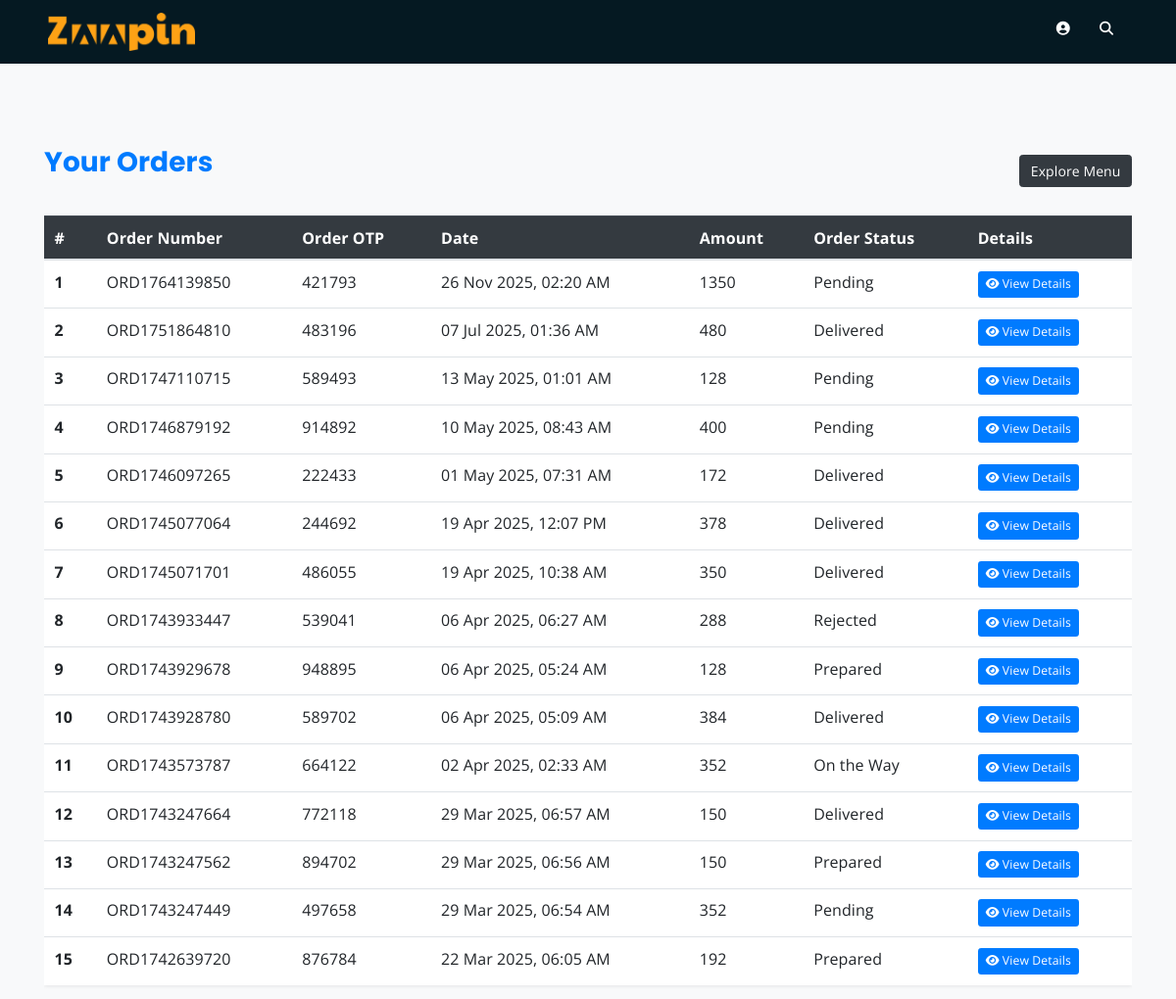
Page /user_zappin/order_history.php (signed in) on the committed database.
### tables this page shows
CREATE TABLE `orders` (
  `order_id` int(11) NOT NULL,
  `order_number` varchar(20) NOT NULL,
  `customer_id` int(11) NOT NULL,
  `resid` int(11) NOT NULL,
  `coupen_id` int(11) DEFAULT NULL,
  `subtotal` int(11) NOT NULL,
  `total` int(11) NOT NULL,
  `discount` int(11) NOT NULL,
  `total_items` int(11) NOT NULL,
  `payment_method` enum('card','COD','upi','paypal') NOT NULL DEFAULT 'COD',
  `payment_status` enum('Pending','Complete','Failed') NOT NULL DEFAULT 'Pending',
  `delivery_status` varchar(10) DEFAULT '1',
  `delivery_boy_id` int(11) DEFAULT NULL,
  `order_otp` int(6) NOT NULL,
  `created_at` timestamp NOT NULL DEFAULT current_timestamp()
);

### user_zappin/order_history.php (the view, shortened to what this page needs)
<?php include("../config.php"); ?>
<html lang="en">
<head>
    <link rel="stylesheet" href="assets/css/all.min.css">
    <link rel="stylesheet" href="assets/bootstrap/css/bootstrap.min.css">
    <link rel="stylesheet" href="assets/css/owl.carousel.css">
    <link rel="stylesheet" href="assets/css/magnific-popup.css">
    <link rel="stylesheet" href="assets/css/animate.css">
    <link rel="stylesheet" href="assets/css/meanmenu.min.css">
    <link rel="stylesheet" href="assets/css/main.css">
    <link rel="stylesheet" href="assets/css/responsive.css">
    <link rel="stylesheet" href="https://cdnjs.cloudflare.com/ajax/libs/font-awesome/6.7.2/css/all.min.css"  />
</head>
<body class="bg-light">
    <?php include('header-2.php') ?>
    <div class=" cart-section container mt-150"  >
        <div class="d-flex justify-content-between align-items-center mb-4">
            <h3 class="text-primary">Your Orders</h3>
            <a href="index.php" class="btn btn-dark">Explore Menu</a>
        </div>
        <div class="table-responsive">
        <table class="table bg-white shadow-sm p-2">
  <thead class="table-dark">
    <tr>
        <th scope="col">#</th>
      <th scope="col">Order Number</th>
      <th scope="col">Order OTP</th>
      <th scope="col">Date</th>
      <th scope="col">Amount</th>
      <th scope="col">Order Status</th>
      <th>Details</th>
    </tr>
  </thead>
  <tbody>
        <?php
        if(isset($_SESSION['user_id'])){
            $id = $_SESSION['user_id'];
            $res = mysqli_query($conn, "SELECT * FROM orders WHERE customer_id = $id ORDER BY order_id DESC");
        }
        if(mysqli_num_rows($res) > 0){
            $count=1;
            while($row = mysqli_fetch_assoc($res)) {
                $order_status = $row['delivery_status'];
                switch ($order_status) {
                    case '1': $order_status_text = "Pending"; break;
                    case '3': $order_status_text = "Rejected";  break;
                    case '4': $order_status_text = "Prepared";  break;
                    case '5': $order_status_text = "On the Way"; break;
                    case '6': $order_status_text = "Delivered"; break;
                }
        ?>
        <tr>
        <th scope="row"><?php echo $count ?></th>
      <td ><?php echo $row['order_number']; ?></td>
      <td><?php echo $row['order_otp']; ?></td>
      <td><?php echo date('d M Y, h:i A', strtotime($row['created_at'])); ?></td>
      <td><?php echo $row['total']; ?></td>
      <td><span><?php echo $order_status_text; ?></span></td>
      <td> <a href="order_items.php?order_id=<?php echo $row['order_id']; ?>" class="btn btn-primary btn-sm">
                            <i class="fa fa-eye"></i> View Details
                        </a></td>
    </tr>
            <?php
        $count++;}
        } ?>
    </div>
</body>
</html>

### user_zappin/assets/css/main.css (style rules this page uses)
html { font-size: 14px; font-weight: 400; line-height: 28px; height: 100%; }
body { font-family: "Open Sans", sans-serif; font-weight: 400; font-size: 1rem; letter-spacing: 0.1px; line-height: 1.8; color: #051922; overflow-x: hidden; }
a { cursor: pointer; text-decoration: none; -webkit-transition: all 0.2s ease-in-out; -o-transition: all 0.2s ease-in-out; transition: all 0.2s ease-in-out; }
h1, .h1, h2, .h2, h3, .h3, h4, .h4, h5, .h5, h6, .h6 { font-family: "Poppins", sans-serif; font-weight: 700; margin: 0 0 1.25rem 0; color: #051922; }
h3, .h3 { font-size: 2rem; font-weight: 700; line-height: 2.25rem; }
.mt-150 { margin-top: 150px; }
html, body { height: 100%; }
thead { border-bottom: 1px solid #eee; }

### rows in the picture
orders: order_number "ORD1764139850", order_otp "421793", created_at "26 Nov 2025, 02:20 AM", total "1350", delivery_status "Pending"
orders: order_number "ORD1751864810", order_otp "483196", created_at "07 Jul 2025, 01:36 AM", total "480", delivery_status "Delivered"
orders: order_number "ORD1747110715", order_otp "589493", created_at "13 May 2025, 01:01 AM", total "128", delivery_status "Pending"
orders: order_number "ORD1746879192", order_otp "914892", created_at "10 May 2025, 08:43 AM", total "400", delivery_status "Pending"
orders: order_number "ORD1746097265", order_otp "222433", created_at "01 May 2025, 07:31 AM", total "172", delivery_status "Delivered"
orders: order_number "ORD1745077064", order_otp "244692", created_at "19 Apr 2025, 12:07 PM", total "378", delivery_status "Delivered"
orders: order_number "ORD1745071701", order_otp "486055", created_at "19 Apr 2025, 10:38 AM", total "350", delivery_status "Delivered"
orders: order_number "ORD1743933447", order_otp "539041", created_at "06 Apr 2025, 06:27 AM", total "288", delivery_status "Rejected"
orders: order_number "ORD1743929678", order_otp "948895", created_at "06 Apr 2025, 05:24 AM", total "128", delivery_status "Prepared"
orders: order_number "ORD1743928780", order_otp "589702", created_at "06 Apr 2025, 05:09 AM", total "384", delivery_status "Delivered"
orders: order_number "ORD1743573787", order_otp "664122", created_at "02 Apr 2025, 02:33 AM", total "352", delivery_status "On the Way"
orders: order_number "ORD1743247664", order_otp "772118", created_at "29 Mar 2025, 06:57 AM", total "150", delivery_status "Delivered"
orders: order_number "ORD1743247562", order_otp "894702", created_at "29 Mar 2025, 06:56 AM", total "150", delivery_status "Prepared"
orders: order_number "ORD1743247449", order_otp "497658", created_at "29 Mar 2025, 06:54 AM", total "352", delivery_status "Pending"
orders: order_number "ORD1742639720", order_otp "876784", created_at "22 Mar 2025, 06:05 AM", total "192", delivery_status "Prepared"
